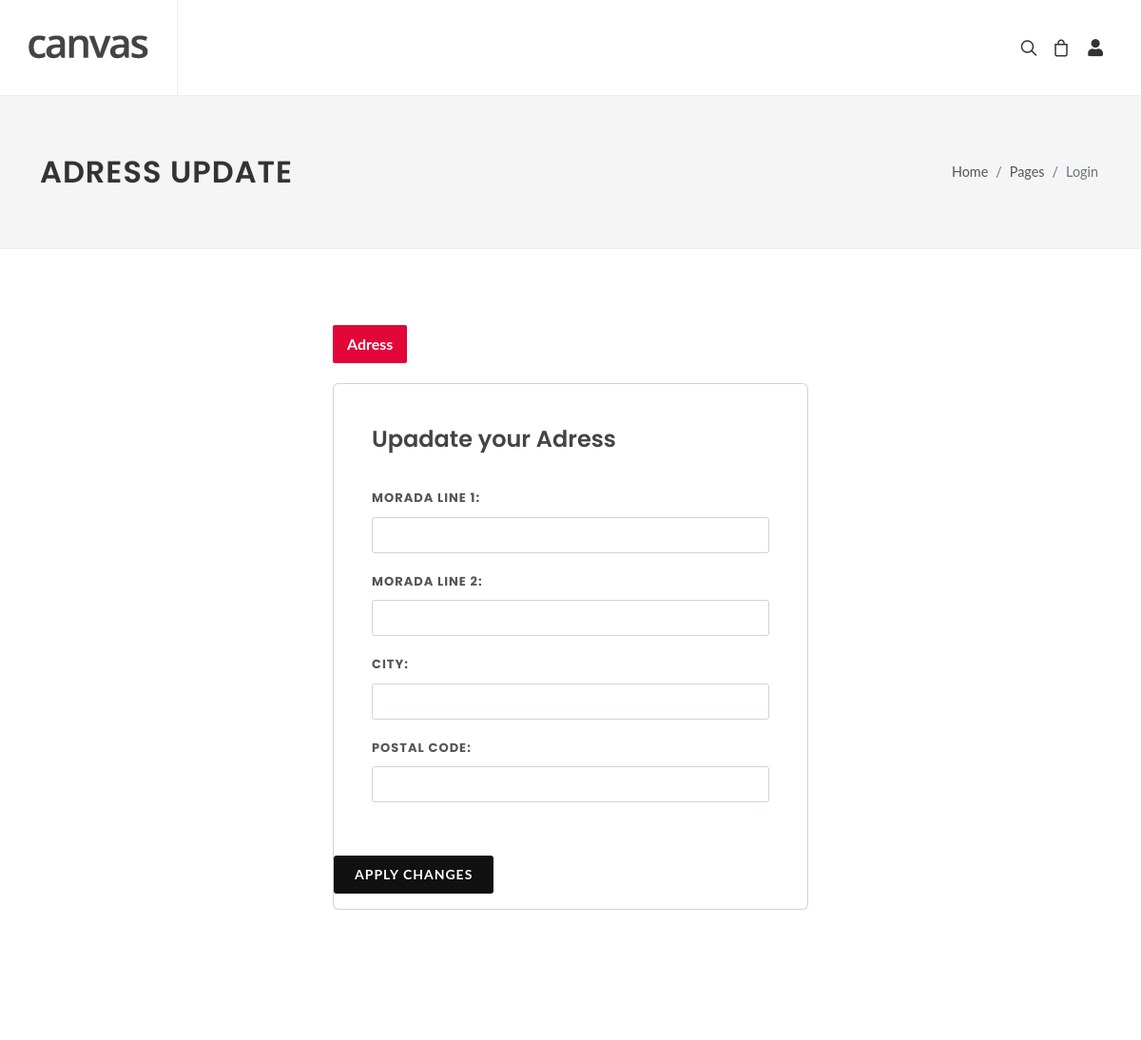
/update-profile (signed in, upper part), run on an earlier commit of the app's database.
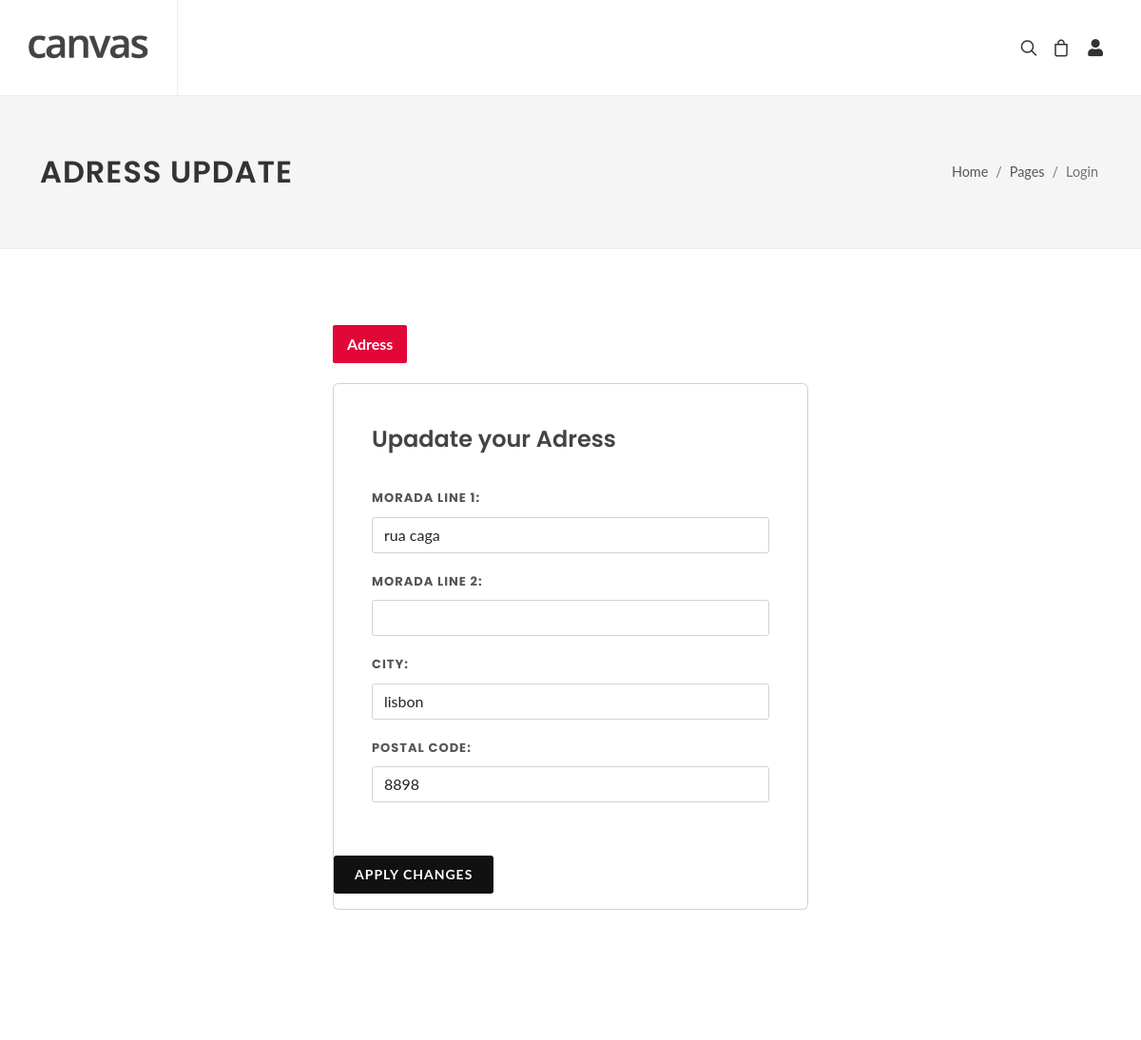
And on a later commit of the database.
### models.py (models this page shows)
class Morada(db.Model):
    id = db.Column(db.Integer, primary_key=True)
    user_id = db.Column(db.Integer, db.ForeignKey('user.id'), nullable=False)
    user = db.relationship('User')
    add_line1 = db.Column(db.String(80), nullable=False)
    add_line2 = db.Column(db.String(80), nullable=False)
    city = db.Column(db.String(80), nullable=False)
    postal_code = db.Column(db.String(80), nullable=False)
    created = db.Column(db.Date, default=datetime.utcnow)
    modified = db.Column(db.Date, default=datetime.utcnow)

### main.py (the view)
@app.route("/update-profile")
def updateprofile():
    username = session['user']
    user = User.query.filter_by(username=username).first()
    morada = Morada.query.filter_by(user=user).first()
    return render_template("update-profile.html", morada = morada)

### templates/update-profile.html (shortened to what this page needs)
{% extends 'core/base.html'%} {% block wrapper %}
<div id="wrapper" class="clearfix">
  {% include "core/header.html" %}
  <section id="page-title">
    <div class="container clearfix">
      <h1>Adress Update</h1>
      <ol class="breadcrumb">
        <li class="breadcrumb-item"><a href="#">Home</a></li>
        <li class="breadcrumb-item"><a href="#">Pages</a></li>
        <li class="breadcrumb-item active" aria-current="page">Login</li>
      </ol>
    </div>
  </section>
  <section id="content">
    <div class="content-wrap">
      <div class="container clearfix">
        <div
          class="tabs mx-auto mb-0 clearfix"
          id="tab-login-register"
          style="max-width: 500px"
        >
          <ul class="tab-nav tab-nav2 center clearfix">
            <li class="inline-block"><a href="#tab-register">Adress</a></li>
          </ul>
          <div class="tab-container">
            </div>
            <div class="tab-content" id="tab-register">
              <div class="card mb-0">
                <div class="card-body" style="padding: 40px">
                  <h3>Upadate your Adress</h3>
                  <form
                    id="register-form"
                    name="register-form"
                    class="row mb-0"
                    action="/update-profile"
                    method="post"
                  >
                    <div class="col-12 form-group">
                      <label for="register-form-add_line1">Morada Line 1:</label>
                      <input
                        type="text"
                        id="register-form-add_line1"
                        name="register-form-add_line1"
                        value="{{morada.add_line1}}"
                        class="form-control"
                      />
                    </div>
                    <div class="col-12 form-group">
                      <label for="register-form-add_line2">Morada Line 2:</label>
                      <input
                        type="text"
                        id="register-form-add_line2"
                        name="register-form-add_line2"
                        value="{{morada.add_line2}}"
                        class="form-control"
                      />
                    </div>
                    <div class="col-12 form-group">
                      <label for="register-form-city">City:</label>
                      <input
                        type="text"
                        id="register-form-city"
                        name="register-form-city"
                        value="{{morada.city}}"
                        class="form-control"
                      />
                    </div>
                    <div class="col-12 form-group">
                      <label for="register-form-postal-code">Postal Code:</label>
                      <input
                        type="text"
                        id="register-form-postal-code"
                        name="register-form-postal-code"
                        value="{{morada.postal_code}}"
                        class="form-control"
                      />
                    </div>
                    </div>
                    <div class="col-12 form-group">
                      <button
                        class="button button-3d button-black m-0"
                        id="register-form-submit"
                        name="register-form-submit"
                        value="register"
                      >
                        Apply Changes
                      </button>
                    </div>
                </div>
              </div>
            </div>
          </div>
        </div>
      </div>
{% endblock %}

What changed in the data, as far as the page shows it:
added Morada: register-form-add_line1 "rua caga", register-form-city "lisbon", register-form-postal-code "8898"
